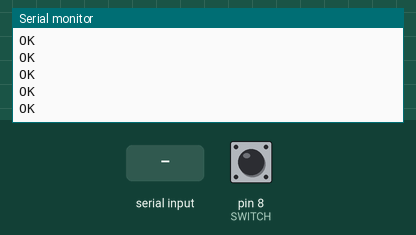
Simulated run of this sketch. Board: Arduino Mega 2560, built with avr-gcc and run on an emulated ATmega2560. On the bench: the last lines printed to the serial monitor. The test bench sets the inputs (shaded band); at power-on: pin 8 (SWITCH) HIGH. The modem accepts every AT command (registered, SIM ready, sends succeed) and sends nothing else.

Above: at 8.7 s.
8.8 s: "1" received over the second serial link
At 11.1 s:
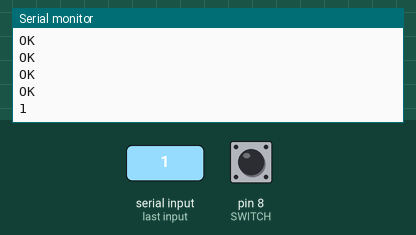
11.5 s: "0" received over the second serial link
At 13.0 s:
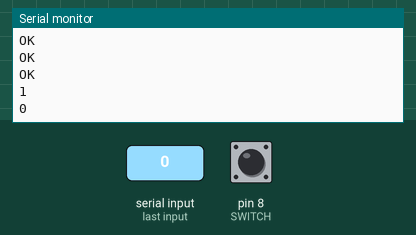

Measured:
- after the input at 8.8 s, the serial monitor: prints a new line after 1.2 s (image 1)
- after the input at 11.5 s, the serial monitor: prints a new line after 1.0 s (image 2)

The sketch:

SWITCH_ON_WEB.ino
```cpp
//!!AUM!!
#include <avr/pgmspace.h>
#define INPUT_DATA_BUFF_SIZE    50

#define SWITCH   8


int crnt_match_point = 0;
int send_pulse_value = 0;
char browser_LinkID = 0,App_LinkID = 0 ;
char AppContDataSending = 0;
int ContSending_timer = 0;
char SWITCH_FLAG = 0;


void setup()
{  // put your setup code here, to run once:
  Serial2.begin(9600);      //gps
  Serial1.begin(115200);      //wifi
  Serial.begin(115200);     //uart
  pinMode(SWITCH,INPUT_PULLUP);

  if(!AT_test())
  {
    Serial.print("WifiModule Error");
    delay(5000);
  }

  if(!Server_setup())
  {
    Serial.print("WifiModule Error");
    delay(5000);
  }


}

char health_prob_flag = 0;
int base_count = 0;
void loop()
{ // put your main code here, to run repeatedly:
  GET_NEW_DATA();
  if(digitalRead(SWITCH))
  {   if(SWITCH_FLAG == 0)  SWITCH_FLAG = 1;
      else                  SWITCH_FLAG = 0;
      delay(500);
  }
}


void GET_NEW_DATA(void)
{ if (Serial1.available() == 0) return;

  String Data = "";
  Data = readData(1000);
  byte temp = 0;
  char str_to_char_buff[INPUT_DATA_BUFF_SIZE];
  Data.toCharArray(str_to_char_buff,50);

  if(compare_string(Data, (char *)"+IPD,",5))
  {   temp =  crnt_match_point;
      if(compare_string(Data, (char *)":GET ",5))
      { browser_LinkID = str_to_char_buff[temp];
        HTML_UPLOAD(browser_LinkID);
        return;
      }
  }
}


bool Server_setup(void)
{ AT_RESTORE();
  AT_CWMODE(3);
  AT_CIPMUX();
  if(!AT_CWSAP("MY_WifiServer","1234567890"))  return false;
  if (!AT_CIPSERVER(1234))                     return false;
  return true;
}


bool AT_test(void)
{ String data = "";
  Serial1.println(F("AT"));
  data = readData(500);
  return(compare_string(data,(char *)"OK",2));
}

void AT_RESTORE(void)
{ Serial1.println(F("AT+RESTORE"));
  readData(500);
}

void AT_RST(void)
{ Serial1.println(F("AT+RST"));
  readData(500);
}

void AT_CWMODE(char Mode)
{ Serial1.print(F("AT+CWMODE="));
  Serial1.println(Mode,DEC);
  readData(500);
}
void AT_CIPMUX(void)
{ String data = "";
  Serial1.println(F("AT+CIPMUX=1"));
  data = readData(500);
}

bool AT_CWSAP(String My_WifiName,String My_Wifipswd)
{ String data = "";
  Serial1.print(F("AT+CWSAP=\""));
  Serial1.print(My_WifiName);
  Serial1.print(F("\",\""));
  Serial1.print(My_Wifipswd);
  Serial1.println(F("\",5,3"));
  data = readData(5000);
  return (compare_string(data, (char *)"OK", 2));
}


void AT_CIFSR(void)
{ Serial1.println(F("AT+CIFSR"));
  readData(500);
}


bool AT_CIPSERVER(int port_num)
{ String data = "";
  Serial1.print(F("AT+CIPSERVER=1,"));
  Serial1.println(port_num,DEC);
  data = readData(500);
  return(compare_string(data,(char *)"OK",2));
}

bool AT_CIPSEND(char linkID,String Send_str)
{ int Str_length = 0;
  String data = "";

  Str_length = Send_str.length();
  Serial1.print("AT+CIPSEND=");
  Serial1.write(linkID);
  Serial1.write(',');
  Serial1.println(Str_length);

  data = readData(500);

  if (compare_string(data, (char *)">", 1))
  { Serial1.println(Send_str);
    data = readData(2000);
    if (compare_string(data, (char *)"SEND OK", 7))
    { return true;
    }
  }
  return false;
}


const String html_page1 = "<html><body><head><meta http-equiv=\"refresh\" content=\"20\"></head><center><h1>IOT TESTING<br> SWITCH : ";
const String html_page3 = "</h3></center></html></body>";

bool HTML_UPLOAD(char Link_ID)
{ String data = "";

  int Str_length = 0;
  Str_length +=  html_page1.length();
  Str_length +=  html_page3.length();
  Str_length += 3;

  Serial1.print("AT+CIPSEND=");
  Serial1.print(Link_ID);
  Serial1.print(",");
  Serial1.println(Str_length,DEC);
  data = readData(500);
  if (compare_string(data, (char *)">", 1))
  { Serial1.print(html_page1);
    if(SWITCH_FLAG == 0)   Serial1.print("ON ");
    else                   Serial1.print("OFF");
    Serial1.println(html_page3);
    Serial1.print("                   ");

    data = readData(2000);
    if(compare_string(data,(char *)"SEND OK", 7))
    { AT_CIPCLOSE(Link_ID);
      return true;
    }
  }
  AT_CIPCLOSE(Link_ID);
  return false;
}


bool AT_CIPCLOSE(char linkID)
{ String data = "";
  Serial1.print(F("AT+CIPCLOSE="));
  Serial1.println(linkID);
  data = readData(500);
  return(compare_string(data,(char *)"OK",2));
}

bool compare_string(String main_str,char *sub_str,char String2_size)
{ int main_str_length = 0,i = 0;
  main_str_length  = main_str.length();
  while(main_str_length != i)
  { if(main_str.substring(i,i + String2_size) == sub_str)
    { crnt_match_point = i+String2_size;
      return true;
    }
    i++;
  }
  return false;
}

String readData(unsigned long timeout)
{   String data = "";
    unsigned long t = millis();
    while(millis() - t < timeout)
    { if(Serial1.available() > 0)
      {   char r = Serial1.read();
          data += r;
          t = millis();
      }
    }
    Serial.println(data);
    return data;
}
```
